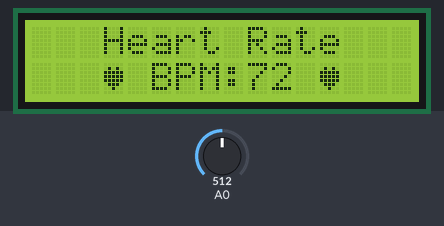
Recording of a sketch running on a simulated Arduino Uno, built with avr-gcc and run on an emulated ATmega328P. On the bench: 16×2 character LCD. The test bench sets the inputs (shaded band); at power-on: A0 = 512. Random numbers use the default seed unless the sketch sets one; what the sketch prints to the serial monitor is not drawn.

Above: at 0.1 s.
At 34.0 s:
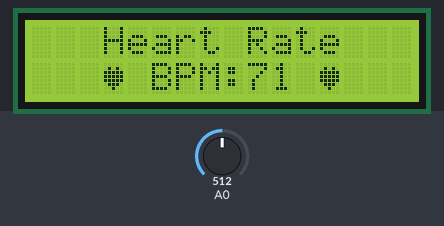
At 65.0 s:
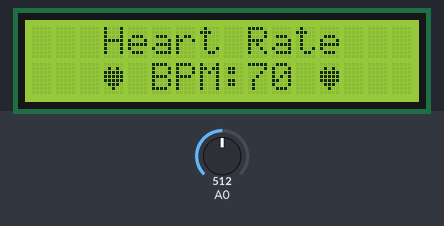
At 128.5 s:
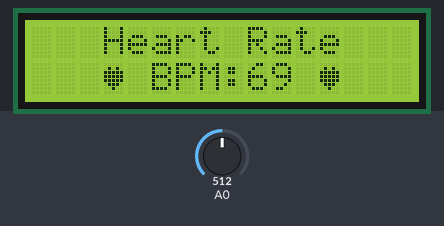

The sketch:

arduino_uno.ino
```cpp
#include <LiquidCrystal.h>

LiquidCrystal lcd(8,9,4,5,6,7);

long BPM;
byte heart[] = { B00000,
				 B01010,
				 B11111,
				 B11111,
				 B11111,
				 B01110,
				 B00100,
				 B00000 };


void setup() {

  lcd.begin(16,2);
  Serial.begin(115200);
  lcd.createChar(0, heart);
  lcd.home();
}

void loop()
{
  int sensorValue = analogRead(A0);
  BPM = random(69, 73);
  Serial.write(int(BPM));
  lcd.setCursor(3,0);
  lcd.print("Heart Rate ");
  lcd.setCursor(3,1);
  lcd.write((byte)0);
  lcd.print(" BPM:");
  lcd.print(BPM);
  lcd.print(" ");
  lcd.write((byte)0);
  delay(600);
  lcd.clear();
  delay(100);
}
```

Measured:
- what the display in image 1 shows lasts 0.6 s, from 33.9 s to 34.5 s
